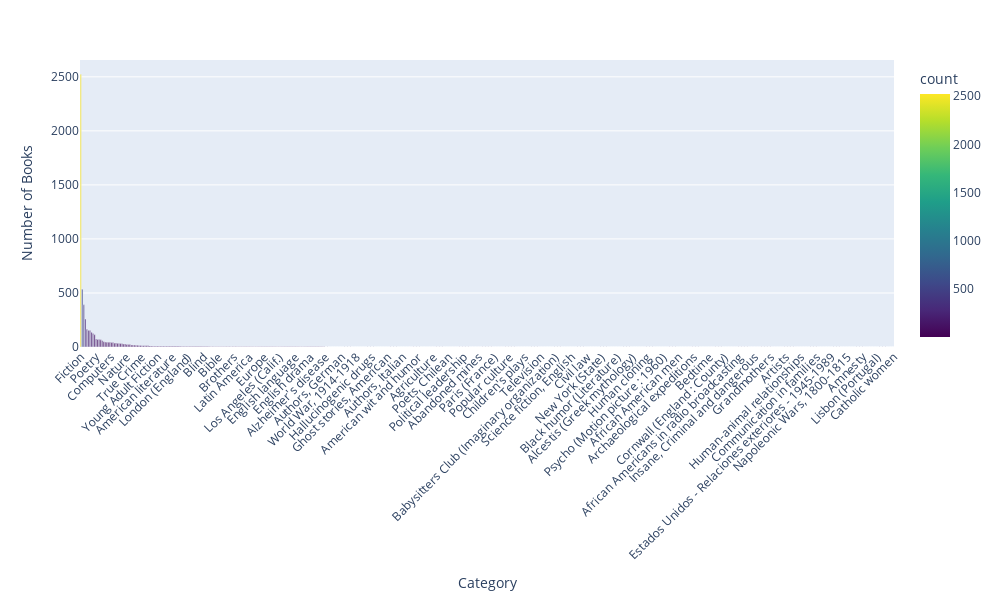

Notebook cell for this chart:
### Markdown cell above
### Observation:
* There are 531 unique categories which is too much.

### Code cell
import plotly.express as px

# Get the top 20 categories
categories = cleaned_books['categories'].value_counts().reset_index()
categories.columns = ['category', 'count']
# Create the bar chart
fig = px.bar(
	categories, 
	x='category', 
	y='count',
	color='count',
	color_continuous_scale='viridis'
)

# Improve layout
fig.update_layout(
	xaxis_title='Category',
	yaxis_title='Number of Books',
	xaxis_tickangle=-45,
	height=600,
	width=1000
)

fig.show()

### Figure 1 — Plotly figure (JSON) as saved in the notebook; plotly's stock layout.template omitted (floating-point values rounded to 4 significant figures; data arrays with more than 128 entries replaced by an {"elided": "..."} marker saying what was removed)
{"data": [{"hovertemplate": "category=%{x}<br>count=%{marker.color}<extra></extra>", "legendgroup": "", "marker": {"color": {"elided": "531 int values"}, "coloraxis": "coloraxis", "pattern": {"shape": ""}}, "name": "", "orientation": "v", "showlegend": false, "textposition": "auto", "type": "bar", "x": {"elided": "531 str values"}, "xaxis": "x", "y": {"elided": "531 int values"}, "yaxis": "y"}], "layout": {"barmode": "relative", "coloraxis": {"colorbar": {"title": {"text": "count"}}, "colorscale": [[0, "#440154"], [0.1111, "#482878"], [0.2222, "#3e4989"], [0.3333, "#31688e"], [0.4444, "#26828e"], [0.5556, "#1f9e89"], [0.6667, "#35b779"], [0.7778, "#6ece58"], [0.8889, "#b5de2b"], [1, "#fde725"]]}, "height": 600, "legend": {"tracegroupgap": 0}, "margin": {"t": 60}, "width": 1000, "xaxis": {"anchor": "y", "domain": [0, 1], "tickangle": -45, "title": {"text": "Category"}}, "yaxis": {"anchor": "x", "domain": [0, 1], "title": {"text": "Number of Books"}}}}
